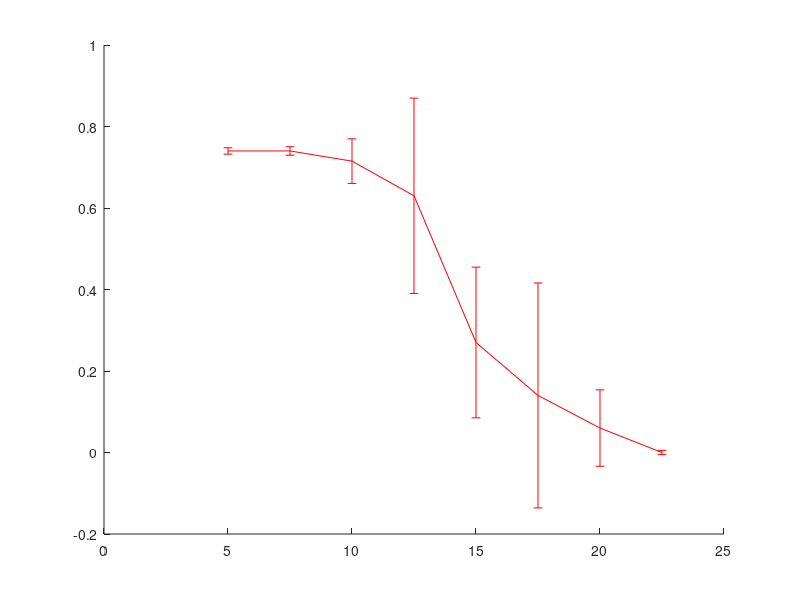

Reproduce this figure in MATLAB. (Note: this script raises an error after producing the figure.)
clear all;

n = 50;
smooth_radius = 20;
m = 11;
d_min = 5;
d_max = 30;
tTime = 1000;

params.R = [0.025;30];
params.miEnv = 1.256627e-06;
params.maxCurrent = 0.06;
params.env = 'STEIN_ENV.mat';
params.endProb = 0.002;

%valor de referência
ref_eff = [0.74, 0.74, 0.715, 0.63, 0.27, 0.14, 0.06, 0];
ref_err = [0.0078, 0.0104, 0.0547, 0.2396, 0.1849, 0.2760, 0.0938, 0.0052];
ref_dist = [5, 7.50, 10.00, 12.5, 15.0, 17.5, 20.0, 22.5];

figure;
hold on;
errorbar(ref_dist,ref_eff,ref_err,'r');

eff = zeros(n,m);

for i=1:n
	[t_TX, BC_TX1, BC_TX2, t_RX, CC_RX, t_W, W,Ir] = simulate_STEIN(params);
	%convertendo tempo em distância
	d_TX = ((tTime-t_TX)*d_min + d_max*t_TX)/tTime;
	d_RX = ((tTime-t_RX)*d_min + d_max*t_RX)/tTime;
	%ajustando o comprimento 
	%m = min(length(t_TX),length(t_RX));
	sCC_RX = reduceSeries(CC_RX, smooth_radius, m);
	sBC_TX1 = reduceSeries(BC_TX1, smooth_radius, m);
	sBC_TX2 = reduceSeries(BC_TX2, smooth_radius, m);
	%calculando a eficiência
	eff(i,:) = (abs(params.R(2).*sCC_RX.^2)./(abs(params.R(1).*sBC_TX1.^2)+abs(params.R(1).*sBC_TX2.^2)+abs(params.R(2).*sCC_RX.^2)))';
end

if n==1
	plot(linspace(d_min,d_max,m),eff,'b');
else
	errorbar(linspace(d_min,d_max,m),mean(eff),std(eff),'b');
end
ylim([0 inf]);
